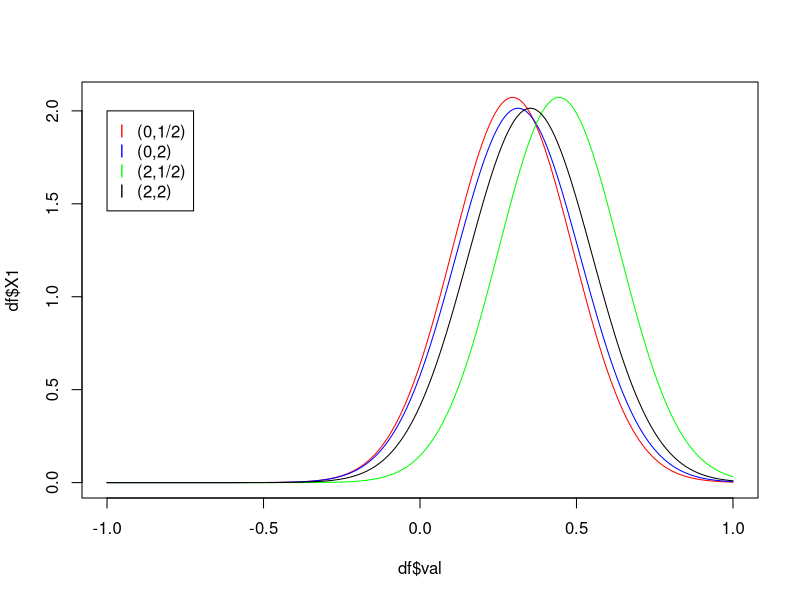
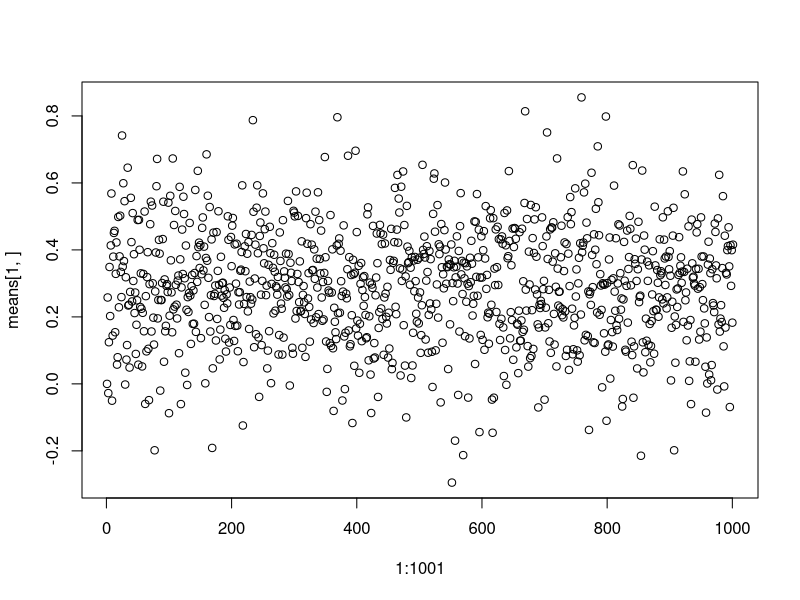
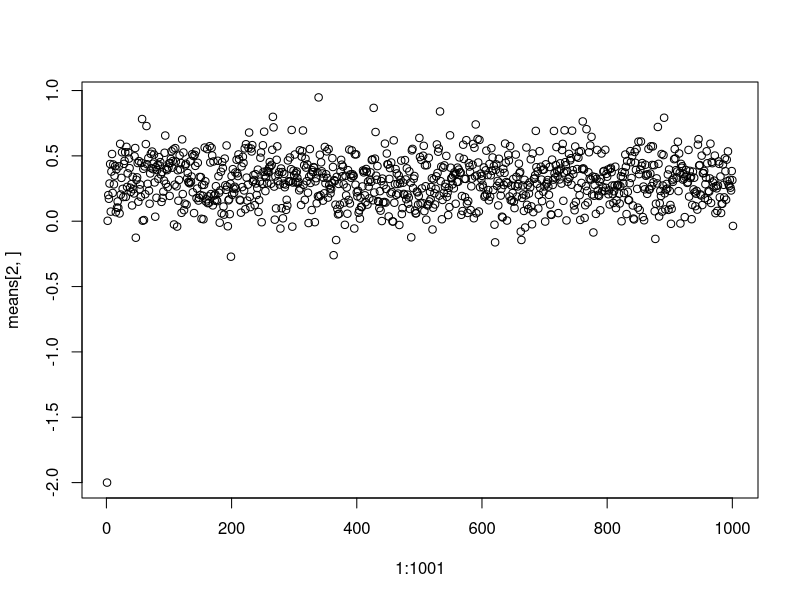
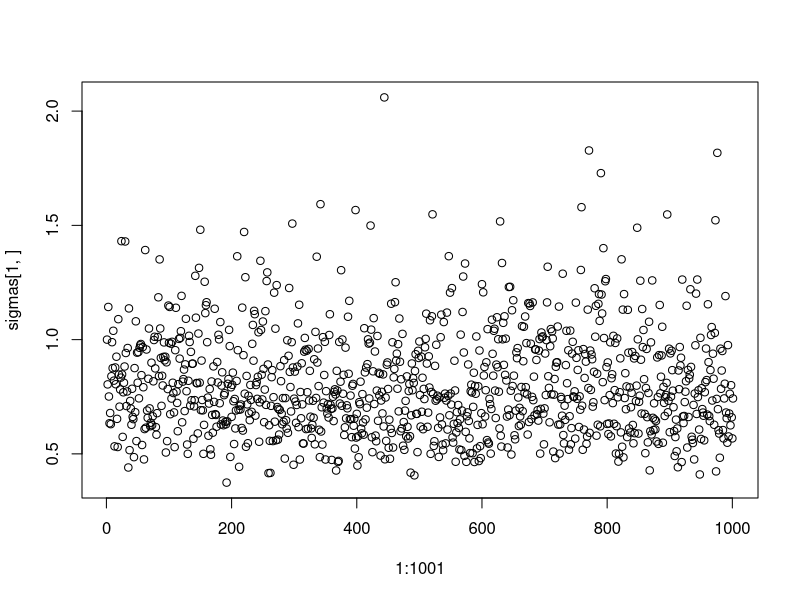
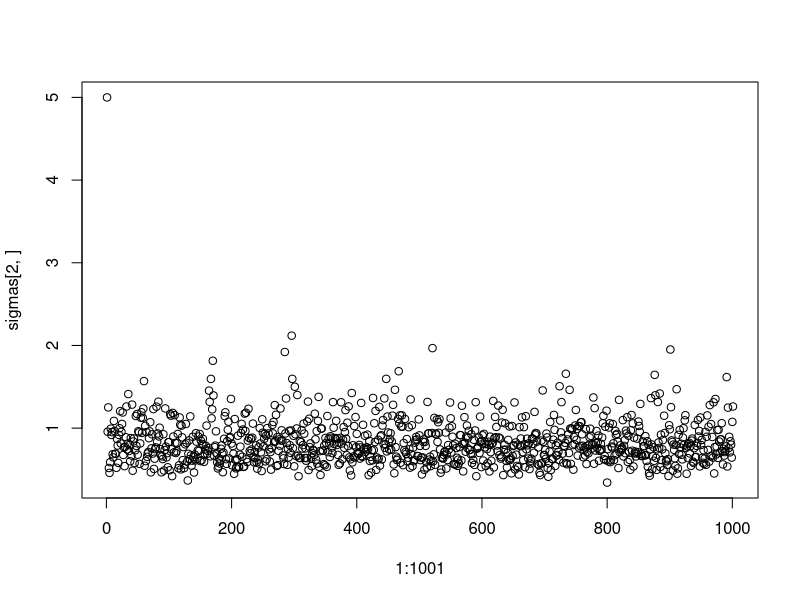
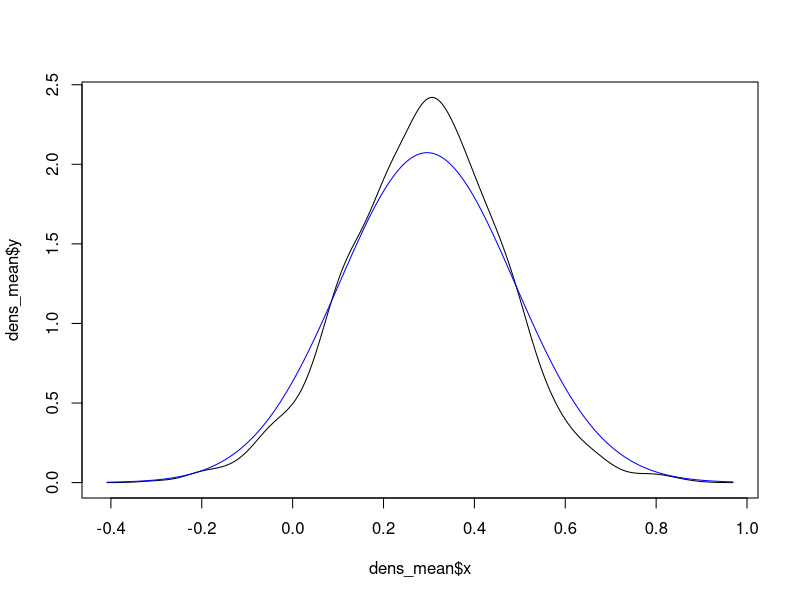
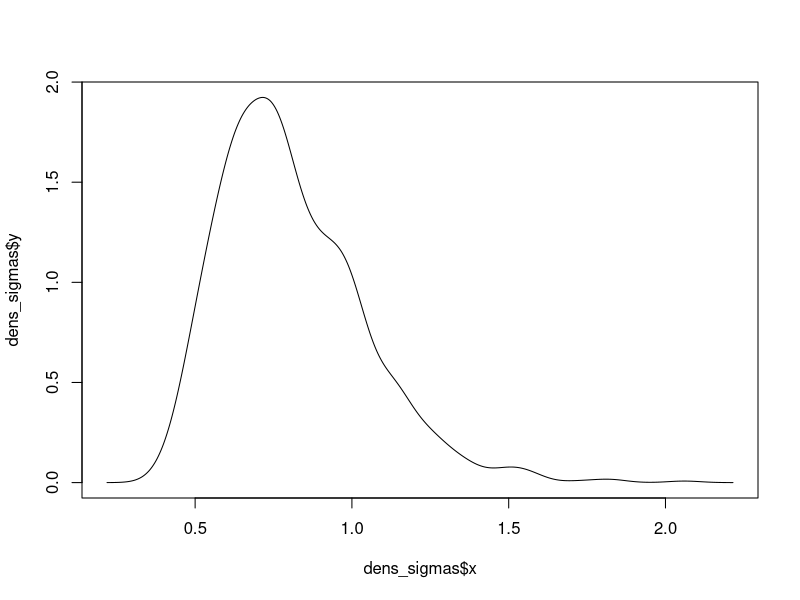
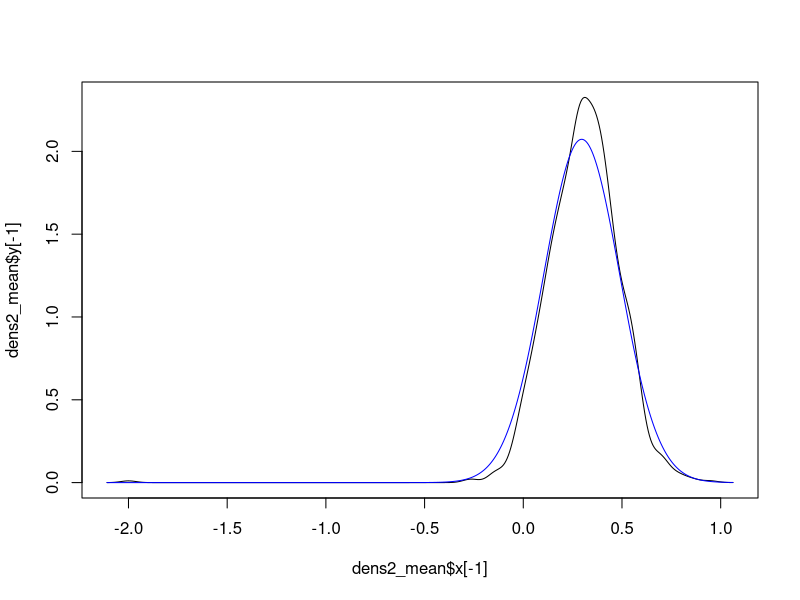

Recreate these plots in R, in order.
library(ggplot2)
library(tidyr)

##Parts a-d

N = 25
X = rnorm(mean = 0, sd = 1, n = N)
test = c(1,2,3)

(test-1)^2

mean = c(0,0,2,2)
var = c(1/2, 2, 1/2, 2)


val = seq(-1,1, by = 0.01)
data = matrix(nrow = length(val), ncol = 5)

max = matrix(nrow = 1, ncol = 4)

colnames(data) = c("val", 1,2,3,4)
colnames(max) = c(1,2,3,4)
data[,1] = val

post = function(par){
  mu = par[1]
  
  l = -1/sqrt(2 * pi * tao_n)*exp(-(mu-mu_n)^2/(2*tao_n))
  
  return(l) 
  
}

for (i in 1:4){
  
  mu_n = (N/1*mean(X)+1/var[i]*mean[i])/(N/1+1/var[i])
  tao_n = 1/(N/1+1/var[i])
  
  f = 1/sqrt(2 * pi * tao_n)*exp(-(val-mu_n)^2/(2*tao_n))
  
  data[,i+1] = f
  
  ##assign(paste0("post_",i), f)
  
  maximum = optim(c(0), post)
  
  max[1,i] =  maximum$par
  
}

df = data.frame(data)
max

plot(df$val, df$X1,type = "l", col = "red")
lines(df$val, df$X2, type = "l", col = "blue")
lines(df$val, df$X3, type = "l", col = "green")
lines(df$val, df$X4, type = "l", col = "black")

legend(-1,2,legend=c("(0,1/2)","(0,2)","(2,1/2)", "(2,2)"), col=c("red","blue","green","black"),
       pch=c("l","l","l","l"))


##e-h
mu = 0
tao = 1/2 
alpha = 1
beta = 1


mu_0= c(0,-2)
sigma_0 = c(1,5)

means = matrix(nrow = 2, ncol = 1001)
sigmas = matrix(nrow = 2, ncol = 1001)

for (j in 1:2){
  means[j,1] = mu_0[j]
  sigmas[j,1] = sigma_0[j]
  
  for(i in 1:1000){
    
    mu_n = (N/sigmas[j,i]*mean(X)+1/tao*mu)/(N/sigmas[j,i]+1/tao)
    tao_n = 1/(N/sigmas[j,i]+1/tao)
    
    means[j,i+1] = rnorm(n = 1, mean = mu_n, sd = sqrt(tao_n)) 
    
    squares = (X - means[j,i+1])^2
    
    shape_a = alpha + N/2
    
    rate_b = beta + 1/2*sum(squares)
    
    sigmas[j,i+1] = 1/rgamma(n = 1,shape = shape_a, rate =rate_b)
    
    
  } 
  
  

}

plot(1:1001, means[1,])
plot(1:1001, means[2,])
plot(1:1001, sigmas[1,])
plot(1:1001, sigmas[2,])

#f
dens_mean = density(means[1,])
dens_sigmas = density(sigmas[1,])


mu_n = (N/1*mean(X)+1/tao*mu)/(N/1+1/tao)
tao_n = 1/(N/1+1/tao)


f_mean = 1/sqrt(2 * pi * tao_n)*exp(-(dens_mean$x-mu_n)^2/(2*tao_n))

plot(dens_mean$x, dens_mean$y, type = "l")
lines(dens_mean$x, f_mean, type = "l", col = "blue")

plot(dens_sigmas$x, dens_sigmas$y, type = "l")



#h
dens2_mean = density(means[2,])
dens2_sigmas = density(sigmas[2,])


f_var = 1/sqrt(2 * pi * tao_n)*exp(-(dens2_mean$x[-1]-mu_n)^2/(2*tao_n))

plot(dens2_mean$x[-1], dens2_mean$y[-1], type = "l")
lines(dens2_mean$x[-1], f_var, type = "l", col = "blue")

plot(dens2_sigmas$x[-1], dens2_sigmas$y[-1], type = "l")




#i-j

mu_0 = 0
sigma_0 = 1
candidate_sd = 2

means = rep(0, times = 1001)
vars = rep(0, times = 1001)

means[1] = mu_0
vars[1] = sigma_0

mu_n = (N/1*mean(X)+1/tao*mu)/(N/1+1/tao)
tao_n = 1/(N/1+1/tao)

squares = (X - mu)^2

shape_a = alpha + N/2

rate_b = beta + 1/2*sum(squares)

for(i in 1:1001){
  cand_mean = rnorm(n = 1, mean = means[i], sd = candidate_sd)
  cand_var = rnorm(n = 1, mean = vars[i], sd = candidate_sd)
  
  if(cand_var<0){
    cand_var = cand_var*(-1)
  }
  
  posterior_cand_mean = dnorm(x = cand_mean, mean = mu_n, sd = sqrt(tao_n)) 
  poserterior_mean = dnorm(x = means[i], mean = mu_n, sd = sqrt(tao_n)) 
  
  frac_mean = posterior_cand_mean / poserterior_mean
  
  
  posterior_cand_var = dgamma(x = 1/cand_var, shape = shape_a, rate = rate_b)
  posterior_var = dgamma(x = 1/vars[i], shape = shape_a, rate = rate_b)
  
  frac_var = posterior_cand_var / posterior_var
  
  u = runif(n = 1)
  
  if(u <= frac_mean){
    means[i+1] = cand_mean
  }
  
  else{
    means[i + 1] = means[i]
  }
  
  if(u <= frac_var){
    vars[i+1] = cand_var
  }
  
  else{
    vars[i + 1] = vars[i]
  }
  
}

##i


dens3_mean = density(means)
dens3_sigmas = density(sigmas)


plot(dens3_mean$x, dens3_mean$y, type = "l")
lines(dens_mean$x, dens_mean$y, type = "l", col = "blue")

plot(dens_sigmas$x, dens_sigmas$y, type = "l")
lines(dens3_sigmas$x, dens3_sigmas$y, type = "l", col = "blue")


##j 




for(i in 1:1001){
  cand_mean = rnorm(n = 1, mean = means[i], sd = candidate_sd)
  cand_var = rnorm(n = 1, mean = vars[i], sd = candidate_sd)
  
  if(cand_var<0){
    cand_var = cand_var*(-1)
  }
  
  posterior_cand_mean = dnorm(x = cand_mean, mean = mu_n, sd = sqrt(tao_n)) 
  poserterior_mean = dnorm(x = means[i], mean = mu_n, sd = sqrt(tao_n)) 
  
  frac_mean = posterior_cand_mean / poserterior_mean
  
  
  posterior_cand_var = dgamma(x = 1/cand_var, shape = shape_a, rate = rate_b)
  posterior_var = dgamma(x = 1/vars[i], shape = shape_a, rate = rate_b)
  
  frac_var = posterior_cand_var / posterior_var
  
  u = runif(n = 1)
  
  if(u <= frac_mean){
    means[i+1] = cand_mean
  }
  
  else{
    means[i + 1] = means[i]
  }
  
  if(u <= frac_var){
    vars[i+1] = cand_var
  }
  
  else{
    vars[i + 1] = vars[i]
  }
  
}






